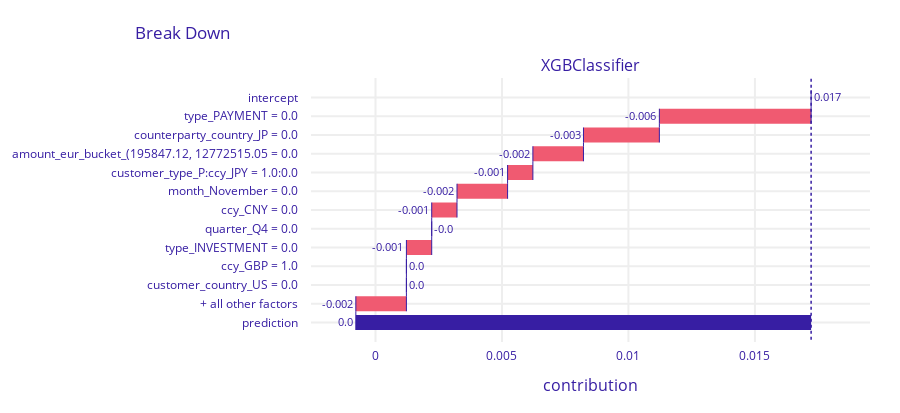

Notebook cell for this chart:
### Code cell
# Why the model thinks the probability of fraud is like predicted

shap_values.plot()

### Figure 1 — Plotly figure (JSON) as saved in the notebook; plotly's stock layout.template omitted (floating-point values rounded to 4 significant figures)
{"data": [{"base": 0.01722, "connector": {"line": {"color": "#371ea3", "dash": "solid", "width": 1}, "mode": "spanning"}, "decreasing": {"marker": {"color": "#f05a71"}}, "hoverinfo": "text+delta", "hoverlabel": {"bgcolor": "rgba(0,0,0,0.8)"}, "hovertext": ["Average response: 0.017<br>Prediction: 0.0", "type_PAYMENT = 0.0<br>decreases average response by", "counterparty_country_JP = 0.0<br>decreases average response by", "amount_eur_bucket_(195847.12, 12772515.05 = 0.0<br>decreases average response by", "customer_type_P:ccy_JPY = 1.0:0.0<br>decreases average response by", "month_November = 0.0<br>decreases average response by", "ccy_CNY = 0.0<br>decreases average response by", "quarter_Q4 = 0.0<br>decreases average response by", "type_INVESTMENT = 0.0<br>decreases average response by", "ccy_GBP = 1.0<br>decreases average response by", "customer_country_US = 0.0<br>decreases average response by", "+ all other factors<br>decreases average response by", "Average response: 0.017<br>Prediction: 0.0"], "increasing": {"marker": {"color": "#8bdcbe"}}, "measure": ["relative", "relative", "relative", "relative", "relative", "relative", "relative", "relative", "relative", "relative", "relative", "relative", "total"], "orientation": "h", "showlegend": false, "text": ["0.017", "-0.006", "-0.003", "-0.002", "-0.001", "-0.002", "-0.001", "-0.0", "-0.001", "0.0", "0.0", "-0.002", "0.0"], "textposition": "outside", "totals": {"marker": {"color": "#371ea3"}}, "type": "waterfall", "x": [0, -0.006, -0.003, -0.002, -0.001, -0.002, -0.001, 0, -0.001, 0, 0, -0.002, -0.017], "xaxis": "x", "y": ["intercept", "type_PAYMENT = 0.0", "counterparty_country_JP = 0.0", "amount_eur_bucket_(195847.12, 12772515.05 = 0.0", "customer_type_P:ccy_JPY = 1.0:0.0", "month_November = 0.0", "ccy_CNY = 0.0", "quarter_Q4 = 0.0", "type_INVESTMENT = 0.0", "ccy_GBP = 1.0", "customer_country_US = 0.0", "+ all other factors", "prediction"], "yaxis": "y"}], "layout": {"annotations": [{"font": {"size": 16}, "showarrow": false, "text": "XGBClassifier", "x": 0.5, "xanchor": "center", "xref": "paper", "y": 1, "yanchor": "bottom", "yref": "paper"}, {"font": {"size": 16}, "showarrow": false, "text": "contribution", "x": 0.5, "xanchor": "center", "xref": "paper", "y": 0, "yanchor": "top", "yref": "paper", "yshift": -30}], "font": {"color": "#371ea3"}, "height": 413, "margin": {"b": 71, "r": 30, "t": 78}, "shapes": [{"line": {"color": "#371ea3", "dash": "dot", "width": 1.5}, "type": "line", "x0": 0.01722, "x1": 0.01722, "xref": "x", "y0": -1, "y1": 13, "yref": "y"}], "title": {"text": "Break Down", "x": 0.15}, "xaxis": {"anchor": "y", "automargin": true, "domain": [0, 1], "fixedrange": true, "gridwidth": 2, "range": [-0.00255, 0.01955], "tickcolor": "white", "ticklen": 3, "ticks": "outside", "type": "linear", "zeroline": false}, "yaxis": {"anchor": "x", "automargin": true, "autorange": "reversed", "domain": [0, 1], "fixedrange": true, "gridwidth": 2, "tickcolor": "white", "ticklen": 10, "ticks": "outside", "type": "category"}}}
